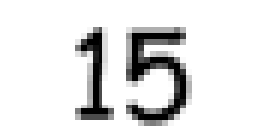
#> input picture 15.png, 86 x 46 px (shown 3 times larger)
$ jupyter execute latihan7.ipynb
#> lines starting #> are read from the running program, lines starting #| are printed output that depends on the picture; after the words box and inside, x2 and y2 are one past the last pixel; in counts of white or black regions, pixels touching at a corner belong together
[cell 1]
from matplotlib import pyplot as plt
import cv2

angka = cv2.imread('15.png')
#> angka is the input picture: shape (46, 86, 3); min 0, max 255, mean 226.4
angka = cv2.cvtColor(angka, cv2.COLOR_BGR2RGB)

bilangan = cv2.imread('100.png')
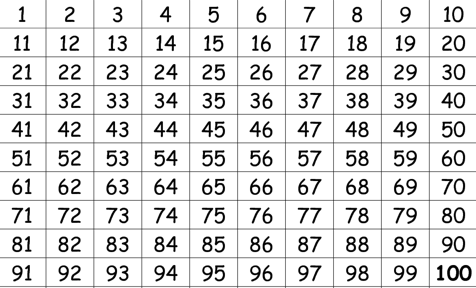
#> input picture 100.png, 476 x 288 px
#> bilangan is the input picture: shape (288, 476, 3); min 0, max 255, mean 224.5
bilangan = cv2.cvtColor(bilangan, cv2.COLOR_BGR2RGB)
plt.subplot(121),plt.imshow(angka), plt.title('Angka')
plt.subplot(122),plt.imshow(bilangan), plt.title('Susunan Bilangan')
plt.show()
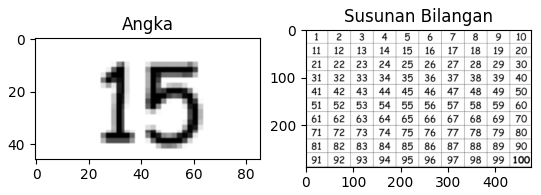
#> figure drawn by matplotlib, 2 panels

[cell 2]
import cv2
import numpy as np

img_rgb = cv2.imread('100.png')
img_gray = cv2.cvtColor(img_rgb, cv2.COLOR_BGR2GRAY)

template = cv2.imread('15.png',0)
#> template: shape (46, 86); min 0, max 255, mean 226.4

w, h = template.shape[::-1]
#> w = 86; h = 46

res = cv2.matchTemplate(img_gray,template,cv2.TM_CCOEFF_NORMED)
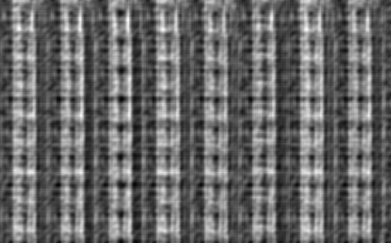
#> res: shape (243, 391) float32; min -0.146, max 0.213, mean 0.00207; drawn with min black and max white

threshold = 0.1
loc = np.where(res >= threshold)
#> loc = 7407 positions, rows 0 to 239, columns 13 to 370

lspoint=[]
lspoint2=[]
count = 0
for pt in zip(*loc[::-1]):

    if pt[0] not in lspoint and pt[1] not in lspoint2:
     cv2.rectangle(img_rgb, pt, (pt[0] + w, pt[1] + h), (0,255,255), 2)
    for i in range(((pt[0])-9), ((pt[0])+9),1):

        lspoint.append(i)
    for k in range(((pt[1])-9), ((pt[1])+9),1):

        lspoint2.append(k)
        count+=1
    else:
        continue
#> this loop made 7407 passes
#> pt on passes 1 to 3: (13, 0), (14, 0), (15, 0)
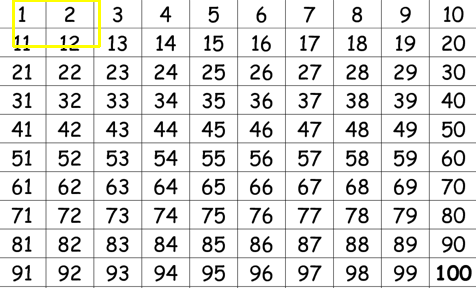
#> img_rgb: shape (288, 476, 3); 0.51% of pixels changed, all inside (x1, y1, x2, y2) = (12, 0, 101, 48)
#> after the loop, count = 133326; lspoint = 133326 items; lspoint2 = 133326 items
print ("Jumlah objek ditemukan ", count)
#| Jumlah objek ditemukan  133326
cv2.imshow("bilangan", img_rgb)
cv2.waitKey(0)
cv2.destroyAllWindows()
